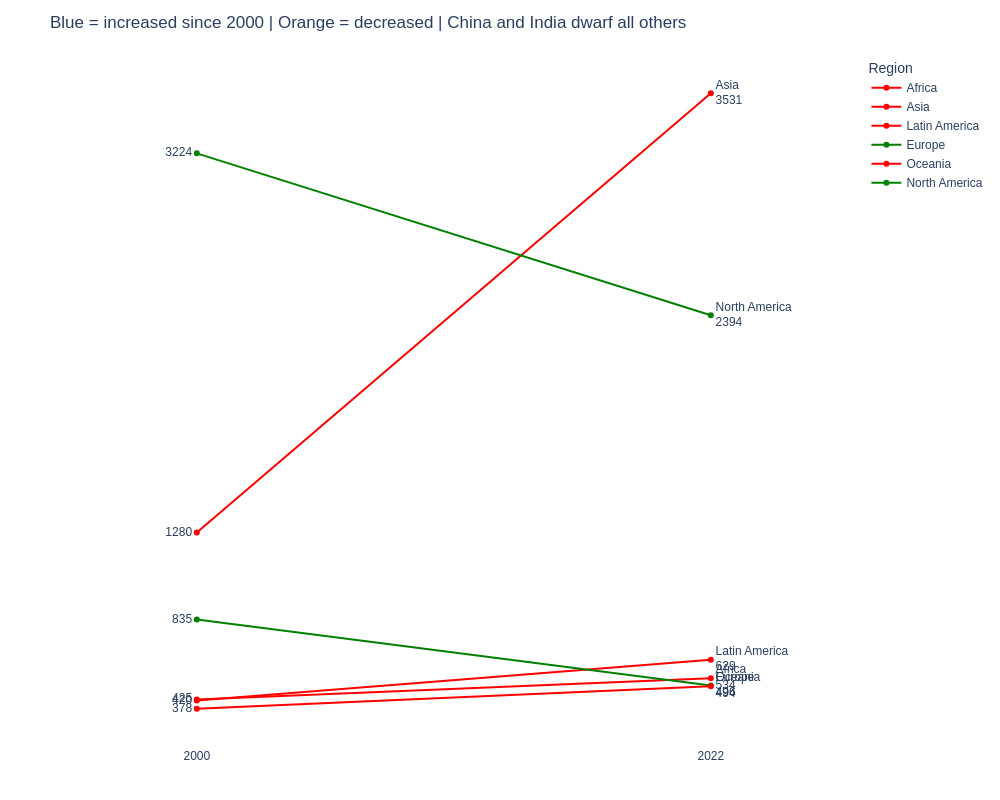

The notebook cell saved with this chart:
### Markdown cell above
---
## Task 2 — Slopegraph: Regional Change 2000 vs 2022

**What to build:** A slopegraph comparing **average regional CO2 emissions** between 2000 and 2022.

**Requirements:**
- One line per region (not per country — aggregate first)
- Colour: regions that increased = one colour; decreased = another
- Values labelled at both ends of each line
- No y-axis tick labels (the endpoint labels make them redundant)
- Insight title stating which regions moved most

> 💡 `df.groupby(['Region','Year'])['CO2_Mt'].mean().reset_index()` then filter to 2000 and 2022

### Code cell
# Task 2 — Slopegraph: regional averages
# YOUR CODE HERE
selected = list(df[df['Region'] == 'Asia']["Country"].drop_duplicates())
tg = df.groupby(['Region','Year'])['CO2_Mt'].mean().reset_index()
sg = tg.loc[tg['Year'].isin([2000, 2022])].copy()

changes = sg.groupby('Region')['CO2_Mt'].agg(['first', 'last'])

color_map = {c: 'red' if row['last'] > row['first'] else 'green' for c, row in changes.iterrows()}

fig = px.line(sg.sort_values('Year'), x='Year', y='CO2_Mt', color='Region',
              color_discrete_map=color_map, markers=True,
              labels={'CO2_Mt': '', 'Year': ''})

for country in selected:
    d = sg.loc[sg['Region'] == country].sort_values('Year')
    for region in sg['Region'].unique():
        d = sg.loc[sg['Region'] == region].sort_values('Year')
        fig.update_traces(
            selector=dict(name=region),
            mode='lines+markers+text',
            text=[f'{d["CO2_Mt"].iloc[0]:.0f}', f'{region}<br>{d["CO2_Mt"].iloc[1]:.0f}'],
            textposition=['middle left', 'middle right'],
            showlegend=True
        )

fig.update_layout(
    title='Blue = increased since 2000 | Orange = decreased | China and India dwarf all others',
    xaxis=dict(tickvals=[2000, 2022], ticktext=['2000', '2022'],
               showgrid=False, range=[1995, 2028]),
    yaxis=dict(showgrid=False, showticklabels=False, title=''),
    plot_bgcolor='white', paper_bgcolor='white',
    font=dict(family='Arial', size=12),
    margin=dict(l=80, r=120, t=55, b=40),
    height=800, width=1000
)

fig.show()

### Figure 1 — Plotly figure (JSON) as saved in the notebook; plotly's stock layout.template omitted (floating-point values rounded to 4 significant figures)
{"data": [{"hovertemplate": "Region=Africa<br>=%{y}<extra></extra>", "legendgroup": "Africa", "line": {"color": "red", "dash": "solid"}, "marker": {"symbol": "circle"}, "mode": "lines+markers+text", "name": "Africa", "orientation": "v", "showlegend": true, "text": ["425", "Africa<br>534"], "textposition": ["middle left", "middle right"], "type": "scatter", "x": [2000, 2022], "xaxis": "x", "y": [425.4, 534.4], "yaxis": "y"}, {"hovertemplate": "Region=Asia<br>=%{y}<extra></extra>", "legendgroup": "Asia", "line": {"color": "red", "dash": "solid"}, "marker": {"symbol": "circle"}, "mode": "lines+markers+text", "name": "Asia", "orientation": "v", "showlegend": true, "text": ["1280", "Asia<br>3531"], "textposition": ["middle left", "middle right"], "type": "scatter", "x": [2000, 2022], "xaxis": "x", "y": [1280.0, 3531.0], "yaxis": "y"}, {"hovertemplate": "Region=Latin America<br>=%{y}<extra></extra>", "legendgroup": "Latin America", "line": {"color": "red", "dash": "solid"}, "marker": {"symbol": "circle"}, "mode": "lines+markers+text", "name": "Latin America", "orientation": "v", "showlegend": true, "text": ["420", "Latin America<br>629"], "textposition": ["middle left", "middle right"], "type": "scatter", "x": [2000, 2022], "xaxis": "x", "y": [419.9, 629.1], "yaxis": "y"}, {"hovertemplate": "Region=Europe<br>=%{y}<extra></extra>", "legendgroup": "Europe", "line": {"color": "green", "dash": "solid"}, "marker": {"symbol": "circle"}, "mode": "lines+markers+text", "name": "Europe", "orientation": "v", "showlegend": true, "text": ["835", "Europe<br>496"], "textposition": ["middle left", "middle right"], "type": "scatter", "x": [2000, 2022], "xaxis": "x", "y": [834.9, 496.5], "yaxis": "y"}, {"hovertemplate": "Region=Oceania<br>=%{y}<extra></extra>", "legendgroup": "Oceania", "line": {"color": "red", "dash": "solid"}, "marker": {"symbol": "circle"}, "mode": "lines+markers+text", "name": "Oceania", "orientation": "v", "showlegend": true, "text": ["378", "Oceania<br>494"], "textposition": ["middle left", "middle right"], "type": "scatter", "x": [2000, 2022], "xaxis": "x", "y": [378.4, 493.7], "yaxis": "y"}, {"hovertemplate": "Region=North America<br>=%{y}<extra></extra>", "legendgroup": "North America", "line": {"color": "green", "dash": "solid"}, "marker": {"symbol": "circle"}, "mode": "lines+markers+text", "name": "North America", "orientation": "v", "showlegend": true, "text": ["3224", "North America<br>2394"], "textposition": ["middle left", "middle right"], "type": "scatter", "x": [2000, 2022], "xaxis": "x", "y": [3224.0, 2394.0], "yaxis": "y"}], "layout": {"font": {"family": "Arial", "size": 12}, "height": 800, "legend": {"title": {"text": "Region"}, "tracegroupgap": 0}, "margin": {"b": 40, "l": 80, "r": 120, "t": 55}, "paper_bgcolor": "white", "plot_bgcolor": "white", "title": {"text": "Blue = increased since 2000 | Orange = decreased | China and India dwarf all others"}, "width": 1000, "xaxis": {"anchor": "y", "domain": [0, 1], "range": [1995, 2028], "showgrid": false, "ticktext": ["2000", "2022"], "tickvals": [2000, 2022], "title": {"text": ""}}, "yaxis": {"anchor": "x", "domain": [0, 1], "showgrid": false, "showticklabels": false, "title": {"text": ""}}}}
